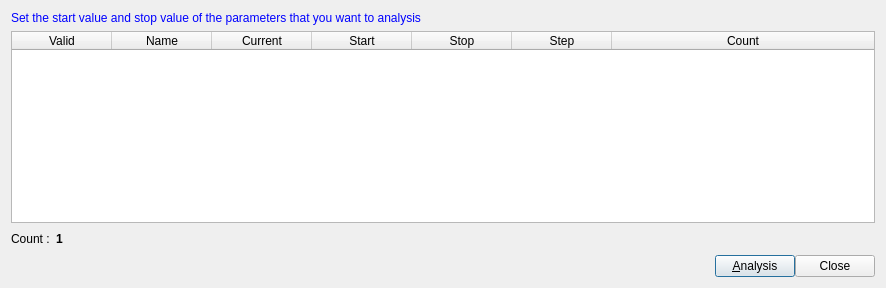
<?xml version="1.0" encoding="UTF-8"?>
<ui version="4.0">
 <class>ParameterAnalysisDialog</class>
 <widget class="QDialog" name="ParameterAnalysisDialog">
  <property name="geometry">
   <rect>
    <x>0</x>
    <y>0</y>
    <width>886</width>
    <height>288</height>
   </rect>
  </property>
  <property name="windowTitle">
   <string>Parameter analysis</string>
  </property>
  <layout class="QVBoxLayout" name="verticalLayout">
   <item>
    <widget class="QLabel" name="label_2">
     <property name="styleSheet">
      <string notr="true">color: rgb(0, 0, 255);</string>
     </property>
     <property name="text">
      <string>Set the start value and stop value of the parameters that you want to analysis</string>
     </property>
    </widget>
   </item>
   <item>
    <widget class="QTableWidget" name="tableWidget">
     <attribute name="horizontalHeaderStretchLastSection">
      <bool>true</bool>
     </attribute>
     <column>
      <property name="text">
       <string>Valid</string>
      </property>
     </column>
     <column>
      <property name="text">
       <string>Name</string>
      </property>
     </column>
     <column>
      <property name="text">
       <string>Current</string>
      </property>
     </column>
     <column>
      <property name="text">
       <string>Start</string>
      </property>
     </column>
     <column>
      <property name="text">
       <string>Stop</string>
      </property>
     </column>
     <column>
      <property name="text">
       <string>Step</string>
      </property>
     </column>
     <column>
      <property name="text">
       <string>Count</string>
      </property>
     </column>
    </widget>
   </item>
   <item>
    <layout class="QHBoxLayout" name="horizontalLayout_2">
     <item>
      <widget class="QLabel" name="label">
       <property name="text">
        <string>Count :</string>
       </property>
      </widget>
     </item>
     <item>
      <widget class="QLabel" name="countValueLabel">
       <property name="text">
        <string>&lt;html&gt;&lt;head/&gt;&lt;body&gt;&lt;p&gt;&lt;span style=&quot; font-weight:600;&quot;&gt;1&lt;/span&gt;&lt;/p&gt;&lt;/body&gt;&lt;/html&gt;</string>
       </property>
      </widget>
     </item>
     <item>
      <spacer name="horizontalSpacer_2">
       <property name="orientation">
        <enum>Qt::Horizontal</enum>
       </property>
       <property name="sizeHint" stdset="0">
        <size>
         <width>40</width>
         <height>20</height>
        </size>
       </property>
      </spacer>
     </item>
    </layout>
   </item>
   <item>
    <layout class="QHBoxLayout" name="horizontalLayout">
     <property name="spacing">
      <number>0</number>
     </property>
     <item>
      <spacer name="horizontalSpacer">
       <property name="orientation">
        <enum>Qt::Horizontal</enum>
       </property>
       <property name="sizeHint" stdset="0">
        <size>
         <width>40</width>
         <height>20</height>
        </size>
       </property>
      </spacer>
     </item>
     <item>
      <widget class="QPushButton" name="duplicateBtn">
       <property name="text">
        <string>&amp;Analysis</string>
       </property>
      </widget>
     </item>
     <item>
      <widget class="QPushButton" name="cancelBtn">
       <property name="text">
        <string>Close</string>
       </property>
      </widget>
     </item>
    </layout>
   </item>
  </layout>
 </widget>
 <layoutdefault spacing="6" margin="11"/>
 <resources/>
 <connections/>
</ui>
